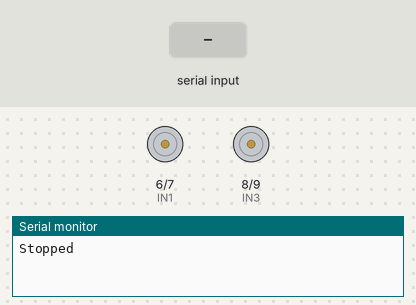
Bench run of a sketch on a simulated Arduino Uno, built with avr-gcc and run on an emulated ATmega328P. On the bench: motor-driver pin pairs drawn as motors (green arrow = first pin HIGH = forward, orange = second pin HIGH = backward, longer = more drive), the last lines printed to the serial monitor. The test bench sets the inputs (shaded band).

Above: at 1.2 s.
1.3 s: "W" received over the second serial link
At 2.5 s:
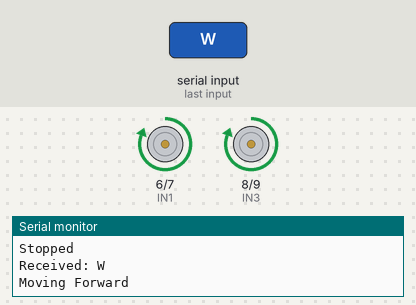
2.8 s: "S" received over the second serial link
At 3.9 s:
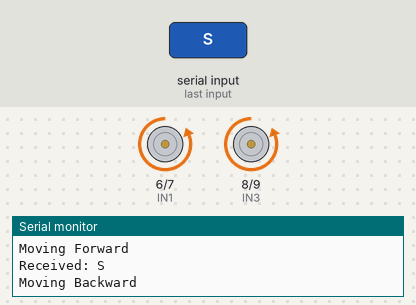
4.3 s: "A" received over the second serial link
At 5.0 s:
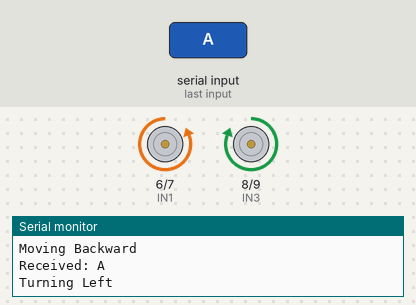
5.8 s: "D" received over the second serial link
At 6.2 s:
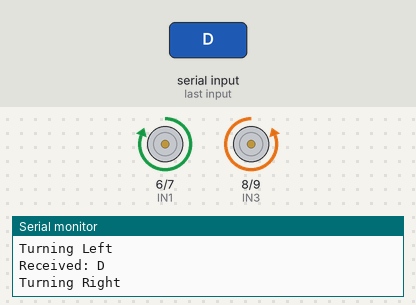
Timing chart, 0 to 8.3 s (numbered marks = the images above; inputs shaded):
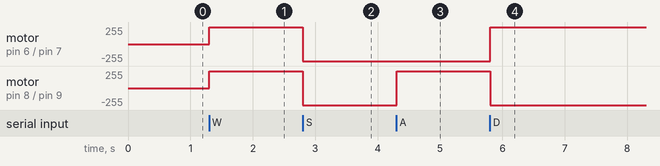

Measured:
- after the input at 1.3 s, motor on pin 6 (IN1) / pin 7 (IN2), motor on pin 8 (IN3) / pin 9 (IN4): stopped → forward 255/255 at once
- after the input at 2.8 s, motor on pin 6 (IN1) / pin 7 (IN2), motor on pin 8 (IN3) / pin 9 (IN4): forward 255/255 → backward 255/255 at once
- after the input at 4.3 s, motor on pin 8 (IN3) / pin 9 (IN4): backward 255/255 → forward 255/255 at once
- after the input at 5.8 s, motor on pin 6 (IN1) / pin 7 (IN2): backward 255/255 → forward 255/255 at once; motor on pin 8 (IN3) / pin 9 (IN4): forward 255/255 → backward 255/255 at once

The sketch:

arduino.ino
```cpp
#include <SoftwareSerial.h>

SoftwareSerial BT(10, 11); // RX | TX for Bluetooth module

#define IN1 6
#define IN2 7
#define IN3 8
#define IN4 9

void setup() {
    BT.begin(9600); // Start Bluetooth communication
    Serial.begin(9600); // For debugging

    pinMode(IN1, OUTPUT);
    pinMode(IN2, OUTPUT);
    pinMode(IN3, OUTPUT);
    pinMode(IN4, OUTPUT);

    stopMotors(); // Ensure motors are stopped at the start
}

void loop() {
    if (BT.available()) {
        char command = BT.read();
        Serial.print("Received: ");
        Serial.println(command); // Debugging

        if (command == 'W' || command == 'w') {
            forward();
        }
        else if (command == 'S' || command == 's') {
            backward();
        }
        else if (command == 'A' || command == 'a') {
            left();
        }
        else if (command == 'D' || command == 'd') {
            right();
        }
        else if (command == 'X' || command == 'x') {
            stopMotors();
        }
        else {
            stopMotors(); // Unknown command safety
        }
    }
    // void loop() {
    // Serial.print("starting");
    // Serial.print(BT.available());
    // if (BT.available()) {
    //     char c = BT.read();
    //     Serial.print("Received: ");
    //     Serial.println(c); // See if anything is received
    // }
    // Serial.print("Ending");
// }

    delay(50); // Prevent command flooding
}

void forward() {
    digitalWrite(IN1, HIGH);
    digitalWrite(IN2, LOW);
    digitalWrite(IN3, HIGH);
    digitalWrite(IN4, LOW);
    Serial.println("Moving Forward");
}

void backward() {
    digitalWrite(IN1, LOW);
    digitalWrite(IN2, HIGH);
    digitalWrite(IN3, LOW);
    digitalWrite(IN4, HIGH);
    Serial.println("Moving Backward");
}

void left() {
    digitalWrite(IN1, LOW);
    digitalWrite(IN2, HIGH);
    digitalWrite(IN3, HIGH);
    digitalWrite(IN4, LOW);
    Serial.println("Turning Left");
}

void right() {
    digitalWrite(IN1, HIGH);
    digitalWrite(IN2, LOW);
    digitalWrite(IN3, LOW);
    digitalWrite(IN4, HIGH);
    Serial.println("Turning Right");
}

void stopMotors() {
    digitalWrite(IN1, LOW);
    digitalWrite(IN2, LOW);
    digitalWrite(IN3, LOW);
    digitalWrite(IN4, LOW);
    Serial.println("Stopped");
}
```
